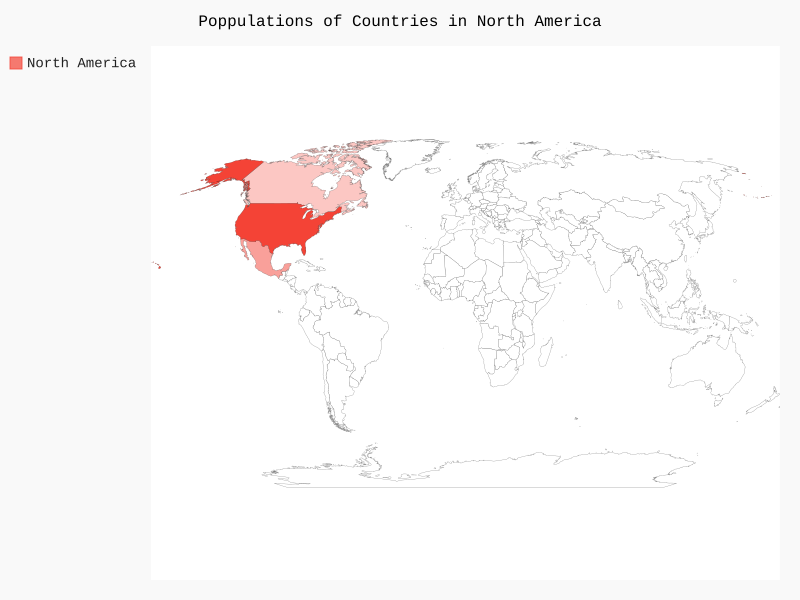

Here is the Python script that generated this plot:
from pygal.maps.world import World

wm = World()
wm.title = 'Poppulations of Countries in North America'
wm.add('North America', {'ca': 34126000, 'us': 309349000, 'mx': 113423000})

wm.render_to_file('na_populations.svg')
